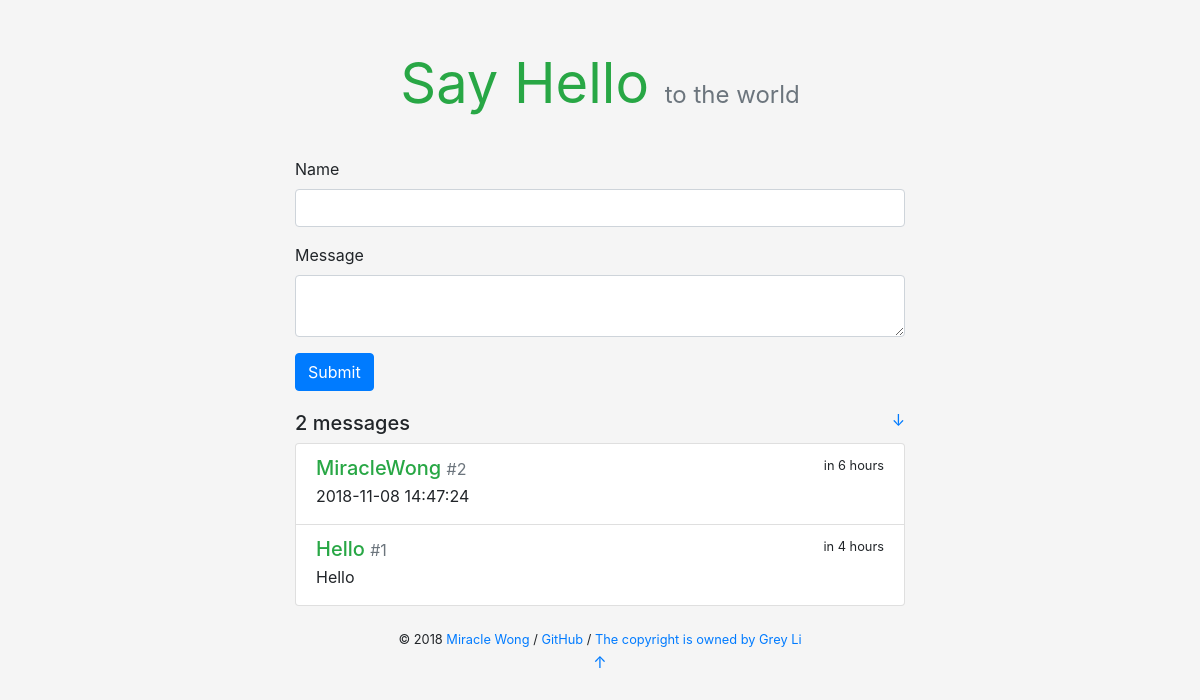
The app's page /, older data.
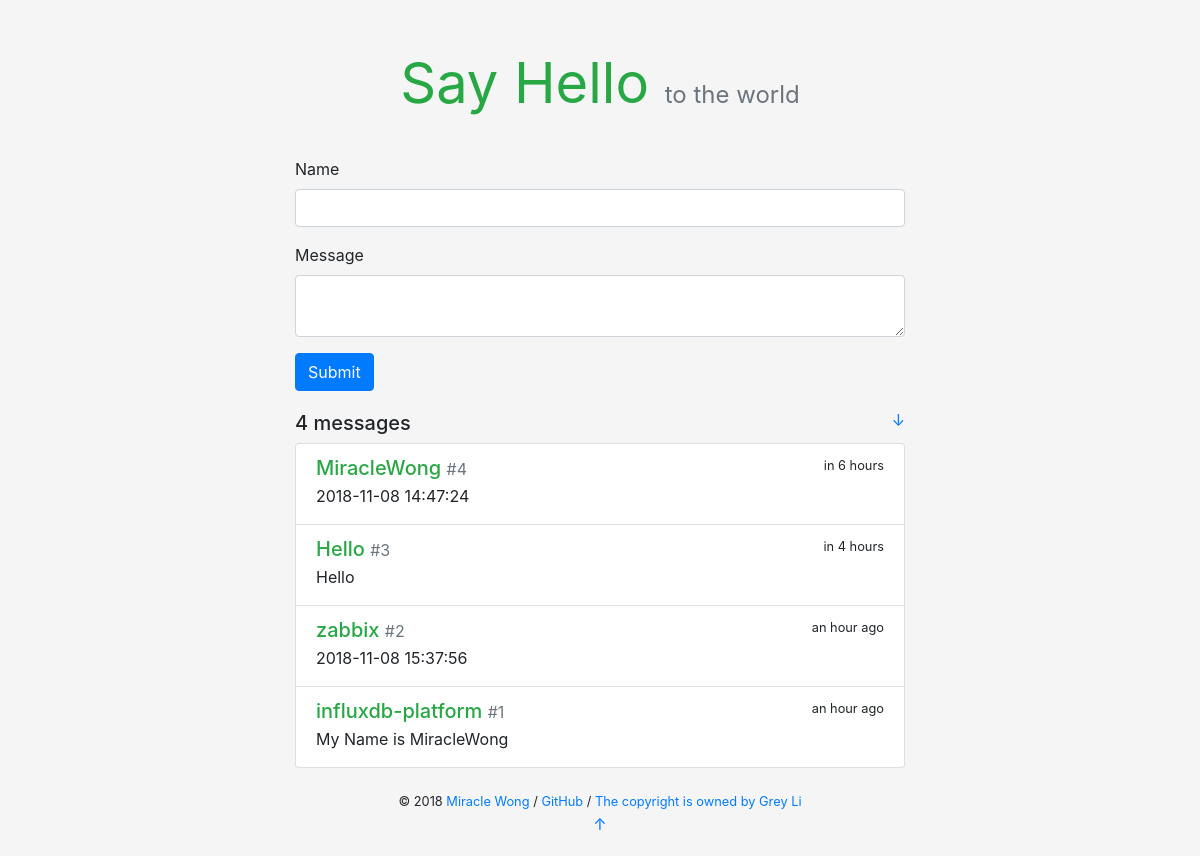
The same page, newer data.
### SayHello/models.py (models this page shows)
class Message(db.Model):
    id = db.Column(db.Integer, primary_key=True)
    body = db.Column(db.String(200))
    name = db.Column(db.String(20))
    timestamp = db.Column(db.DateTime, default=datetime.utcnow, index=True)

### SayHello/views.py (the view, shortened to what this page needs)
@app.route('/', methods=['GET', 'POST'])
def index():
    messages = Message.query.order_by(Message.timestamp.desc()).all()
    form = HelloForm()
    return render_template('index.html', form=form, messages=messages)

### SayHello/forms.py
class HelloForm(FlaskForm):
    name = StringField('Name', validators=[DataRequired(), Length(1, 20)])
    body = TextAreaField('Message', validators=[DataRequired(), Length(1, 200)])
    submit = SubmitField()

### SayHello/templates/index.html
{% extends 'base.html' %}
{% from 'bootstrap/form.html' import render_form %}
{% block content %}
    <div class="hello-form">
        {{ render_form(form, action=request.full_path) }}
    </div>
    <h5>{{ messages|length }} messages
        <small class="float-right">
            <a href="#bottom" title="Go Bottom">&darr;</a>
        </small>
    </h5>
    <div class="list-group">
        {% for message in messages %}
            <a class="list-group-item list-group-item-action flex-column">
                <div class="d-flex w-100 justify-content-between">
                    <h5 class="mb-1 text-success">{{ message.name }}
                        <small class="text-muted"> #{{ loop.revindex }}</small>
                    </h5>
                    <small data-toggle="tooltip" data-placement="top"
                           data-timestamp="{{ message.timestamp.strftime('%Y-%m-%dT%H:%M:%SZ') }}"
                           data-delay="500">
                        {{ moment(message.timestamp).fromNow(refresh=True) }}
                    </small>
                </div>
                <p class="mb-1">{{ message.body }}</p>
            </a>
        {% endfor %}
    </div>
{% endblock %}

### SayHello/templates/base.html (shortened to what this page needs)
<!DOCTYPE html>
<html lang="en">
    <head>
        <link rel="stylesheet" href="{{ url_for('static', filename='css/bootstrap.css') }}" type="text/css">
        <link rel="stylesheet" href="{{ url_for('static', filename='css/style.css') }}" type="text/css">
    </head>
    <body>
        <main class="container">
            <header>
                <h1 class="text-center display-4">
                    <a href="{{ url_for('index') }}" class="text-success"><strong>Say Hello</strong></a>
                    <small class="text-muted sub-title">to the world</small>
                </h1>
            </header>
            {% block content %}{% endblock %}
            <footer class="text-center">
                {% block footer %}
                    <small> &copy; 2018 <a href="http://miraclewong.me" title="Coded by Miracle Wong">Miracle Wong</a> /
                        <a href="https://github.com/miraclewong/SayHello" title="Fork me on GitHub">GitHub</a> /
                        <a href="http://helloflask.com" title="A HelloFlask project">The copyright is owned by Grey Li</a>
                    </small>
                    <p><a id="bottom" href="#" title="Go Top">&uarr;</a></p>
                {% endblock %}
            </footer>
        </main>
    </body>
</html>

### SayHello/static/css/style.css (style rules this page uses)
body { background-color: rgb(245, 245, 245) !important; }
p { overflow-wrap: break-word; word-wrap: break-word; }
.container { max-width: 640px !important; }
.hello-form { margin-bottom: 20px; }
header { margin: 50px 0 40px 0; }
header h1 { font-size: 60px; font-weight: bold; }
.sub-title { font-size: 24px; }
header a { text-decoration: none !important; }
footer { margin: 20px; }

Row changes from the older to the newer data that the page shows:
added Message: name "zabbix", timestamp "an hour ago", body "2018-11-08 15:37:56"
added Message: name "influxdb-platform", timestamp "an hour ago", body "My Name is MiracleWong"
Text that changed along with them:
{{ messages|length }}: "2" → "4"
